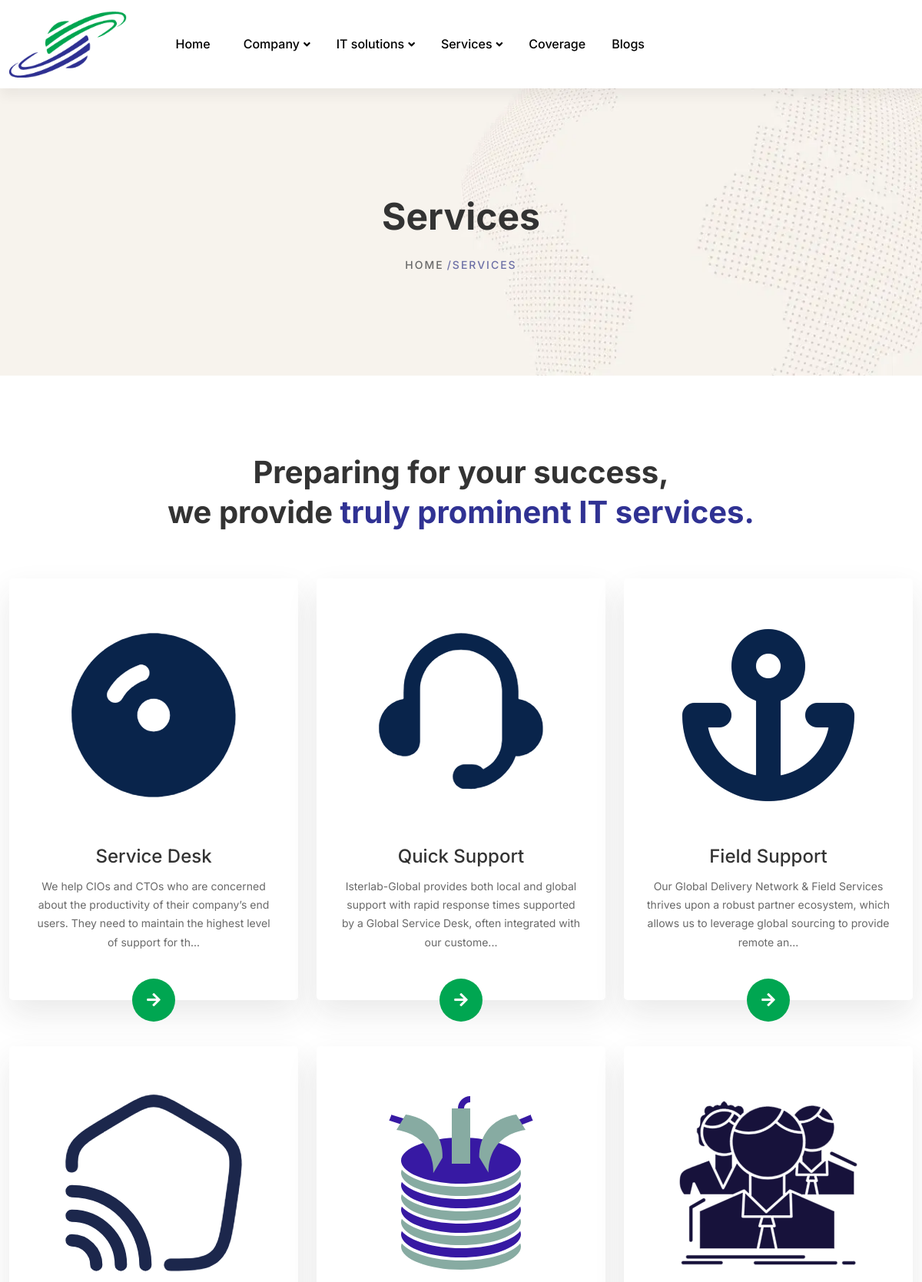
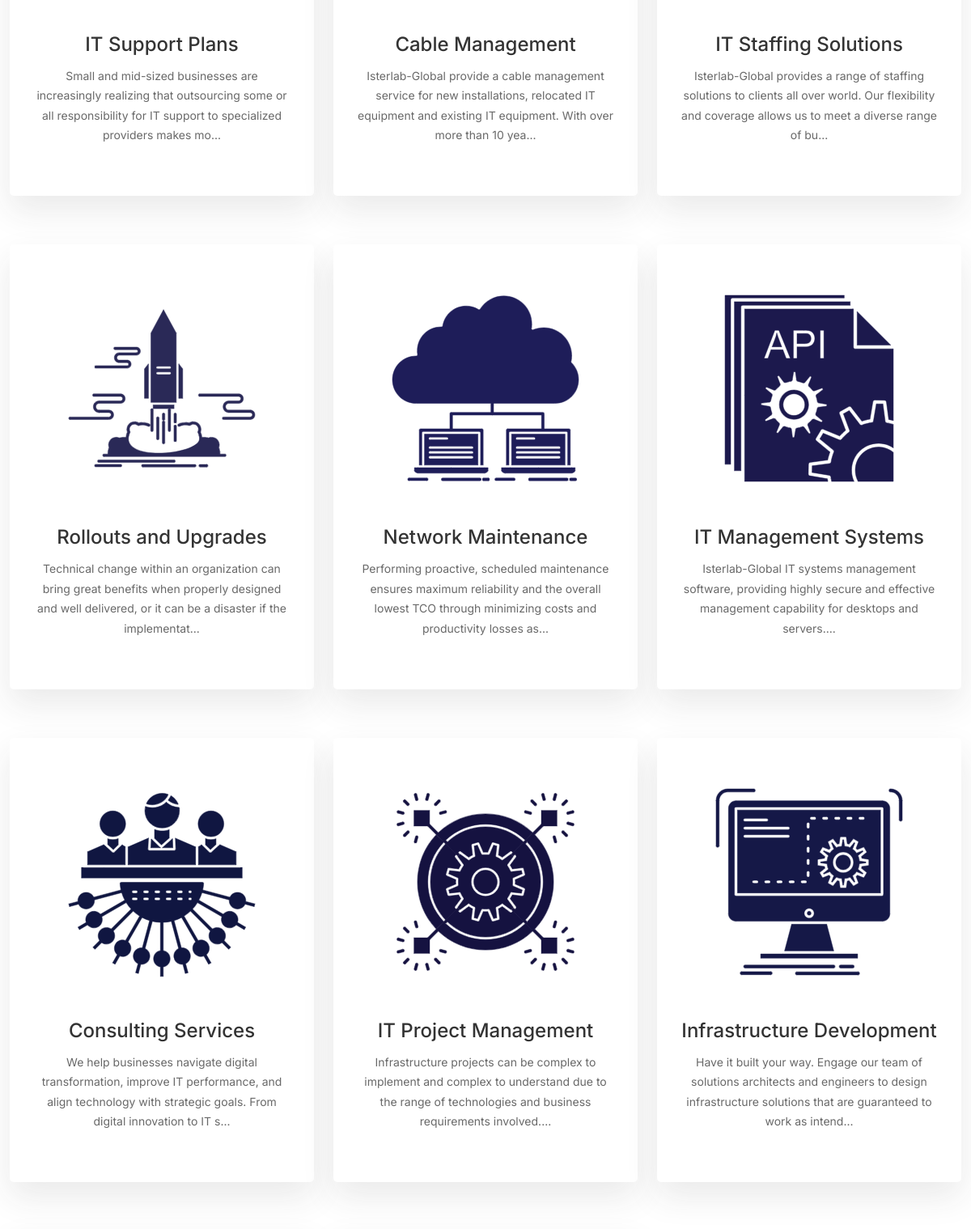
Page /services/ (upper part) on the committed database (2 pictures, top to bottom).
### landing/models.py (models this page shows, shortened)
class Service(models.Model):
    id = models.UUIDField(primary_key=True,default=uuid.uuid4,editable=False)
    name = models.CharField(max_length=255)
    short_description = models.TextField()
    content = RichTextField()
    icon = models.ImageField(upload_to='service_icons/')
    image = models.ImageField(upload_to='service_images/')
    video = models.URLField(null=True, blank=True)
    created_at = models.DateTimeField(auto_now=True)
    slug = models.CharField(max_length=300,blank=True, null=True)

### landing/views.py (the view)
# urls.py: path("services/",services,name="services"),
def services(request):
    context = {
        "services": Service.objects.all(),
    }
    return render(request, 'pages/services.html',context)

### landing/context_processors.py (called while the page is built)
def global_context(request):
    global_services = Service.objects.all()[:6]
    global_solutions = Solution.objects.all()[:6]
    context = {
        "constance_services": global_services,
        "constance_solutions": global_solutions
    }
    return context

### templates/pages/services.html (shortened to what this page needs)
{% extends "base.html" %}
{% load static %}
{% block breadcrumbs %}
{% include "components/breadcrumbs.html" with section='Services' %}
{% endblock breadcrumbs %}
{% block content %}
<div class="site-wrapper-reveal">
    {% include "components/services.html" %}
</div>
{% endblock content %}

### templates/components/services.html (shortened to what this page needs)
<div class="feature-images-wrapper section-space--ptb_100">
    <div class="container">
        <div class="row">
            <div class="col-lg-12">
                <div class="section-title-wrap text-center">
                    <h3 class="heading">Preparing for your success, <br> we provide <span class="text-color-primary">  truly prominent IT services.</span></h3>
                </div>
            </div>
        </div>
        <div class="row">
            <div class="col-12">
                <div class="feature-images__one">
                    <div class="row">
                        {% for service in services %}
                        <div class="col-lg-4 col-md-6 wow move-up">
                            <div class="ht-box-images style-01">
                                <div class="image-box-wrap">
                                    <a href = "{% url "service_details" service.name %}" class="box-image">
                                        <img loading="lazy"class="img-fulid" src="{{service.icon.url}}" alt="">
                                    </a>
                                    <div class="content">
                                        <h5 class="heading">{{service.name}}</h5>
                                        <div class="text">{{service.short_description | slice:150}}...</div>
                                        <div class="circle-arrow">
                                            <a href="{% url "service_details" service.name %}">
                                                <i class="fas fa-arrow-right"></i>
                                            </a>
                                        </div>
                                    </div>
                                </div>
                            </div>
                        </div>
                        {% endfor %}
                    </div>
                </div>
            </div>
        </div>
    </div>
</div>

### rows in the picture
Service: icon (picture), name "Service Desk", short_description "We help CIOs and CTOs who are concerned about the productivity of their company’s end users. They need to maintain the highest level of support for th"
Service: icon (picture), name "Quick Support", short_description "Isterlab-Global provides both local and global support with rapid response times supported by a Global Service Desk, often integrated with our custome"
Service: icon (picture), name "Field Support", short_description "Our Global Delivery Network & Field Services thrives upon a robust partner ecosystem, which allows us to leverage global sourcing to provide remote an"
Service: icon (picture), name "IT Support Plans", short_description "Small and mid-sized businesses are increasingly realizing that outsourcing some or all responsibility for IT support to specialized providers makes mo"
Service: icon (picture), name "Cable Management", short_description "Isterlab-Global provide a cable management service for new installations, relocated IT equipment and existing IT equipment. With over more than 10 yea"
Service: icon (picture), name "IT Staffing Solutions", short_description "Isterlab-Global provides a range of staffing solutions to clients all over world. Our flexibility and coverage allows us to meet a diverse range of bu"
Service: icon (picture), name "Rollouts and Upgrades", short_description "Technical change within an organization can bring great benefits when properly designed and well delivered, or it can be a disaster if the implementat"
Service: icon (picture), name "Network Maintenance", short_description "Performing proactive, scheduled maintenance ensures maximum reliability and the overall lowest TCO through minimizing costs and productivity losses as"
Service: icon (picture), name "IT Management Systems", short_description "Isterlab-Global IT systems management software, providing highly secure and effective management capability for desktops and servers."
Service: icon (picture), name "Consulting Services", short_description "We help businesses navigate digital transformation, improve IT performance, and align technology with strategic goals. From digital innovation to IT s"
Service: icon (picture), name "IT Project Management", short_description "Infrastructure projects can be complex to implement and complex to understand due to the range of technologies and business requirements involved."
Service: icon (picture), name "Infrastructure Development", short_description "Have it built your way. Engage our team of solutions architects and engineers to design infrastructure solutions that are guaranteed to work as intend"

### other values in the picture
{{ section }} "Services"
{{ section }} "SERVICES"
